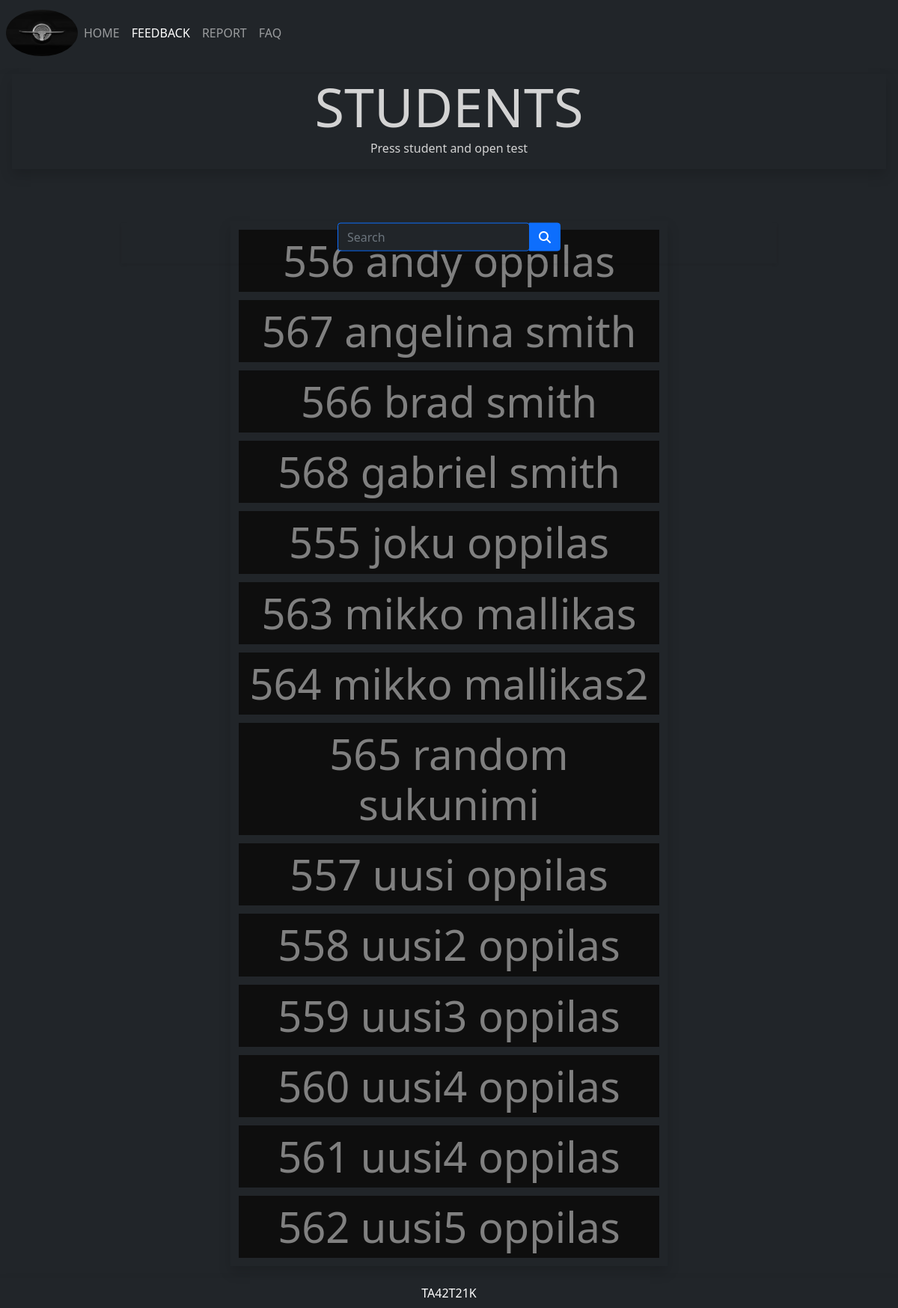
/index.php?page=feedback&user=teacher, run on the app's committed database.
### tables this page shows
CREATE TABLE `test` (
  `testID` int(11) NOT NULL,
  `studentID` int(11) NOT NULL,
  `questionID` int(11) NOT NULL,
  `question_1` varchar(255) DEFAULT NULL,
  `question_2` varchar(255) DEFAULT NULL,
  `question_3` varchar(255) DEFAULT NULL,
  `opt_1_1` varchar(255) DEFAULT NULL,
  `opt_1_2` varchar(255) DEFAULT NULL,
  `opt_1_3` varchar(255) DEFAULT NULL,
  `opt_2_1` varchar(255) DEFAULT NULL,
  `opt_2_2` varchar(255) DEFAULT NULL,
  `opt_2_3` varchar(255) DEFAULT NULL,
  `opt_3_1` varchar(255) DEFAULT NULL,
  `opt_3_2` varchar(255) DEFAULT NULL,
  `opt_3_3` varchar(255) DEFAULT NULL,
  `user_answer_1` varchar(255) DEFAULT NULL,
  `user_answer_2` varchar(255) DEFAULT NULL,
  `user_answer_3` varchar(255) DEFAULT NULL,
  `score` int(1) DEFAULT NULL,
  `teacher_feedback` varchar(255) DEFAULT NULL,
  `creationDate` date DEFAULT NULL
);

CREATE TABLE `student` (
  `studentID` int(3) NOT NULL,
  `first_name` varchar(32) NOT NULL,
  `last_name` varchar(32) NOT NULL,
  `email` varchar(32) NOT NULL
);

### includes/feedback.php (the view, shortened to what this page needs)
<?php
  require('includes/dbConnect.php');
    $sql = "SELECT * FROM test INNER JOIN student ON test.studentID = student.studentID ORDER BY student.first_name, student.last_name, student.studentID";
    $result = $conn -> query($sql);
    $rows = mysqli_num_rows($result);
?>
<div id="feedback-container" class="container-fluid d-flex flex-column align-items-center justify-content-center text-center bg-dark h-100">
  <div id="header-feedback" class='FAQ-header text-white shadow w-100 mb-3'>
    <h1 class="display-2 m-0">STUDENTS</h1>
    <div class='FAQ-instruction'>
      <p class="m-0">Press student and open test</p>
    </div>
  </div>
  <div  id="search-bar" class="input-group d-flex justify-content-center align-center pb-3 shadow-sm w-75">
    <div class="form-outline">
      <input id="search-text" name="search-text" type="text" class="form-control bordered border-primary bg-dark text-white" placeholder="Search" />
    </div>
    <button id="search-icon" type="button" class="btn btn-primary">
      <i  class="fas fa-search"></i>
    </button>
  </div>
  <table  id="feedback-table" class="table-style table text-light table-borderless table-dark table-striped table-hover w-50 shadow">
    <?php
        if($rows > 0) {
          $i = 0;
          while($i < $rows) {
            while($row = $result -> fetch_assoc()) {
              for($x = 0; $x < 1; $x++) {
                $studentID = $row['studentID'];
                $first_name = $row['first_name'];
                $last_name = $row['last_name'];
                echo "<thead id='$studentID'>";
                echo "<th id='th-feedback' colspan='2' class='student-name display-4'>" . $studentID . " " . $first_name . " " . $last_name . "</th>";
                echo "</thead>";
              }
            }
            $i++;
          }
        }
      ?>
  </table>
</div>

### css/style.css (style rules this page uses)
:root { --feedback-hover-color: rgb(18, 18, 18) !important; --feedback-header-color: rgb(14, 14, 14) !important; --feedback-text-color: rgb(16, 16, 16) !important; --grey-text: #212529 !important; --light-grey-text: #808080 !important; }
.FAQ-header { padding-bottom: 1rem; display: none; }
.FAQ-instruction { display: none; }
#th-feedback, #tr-feedback, #btn-feedback, #start-test-btn, #submit-test-btn, .lock-the-answer { background-color: var(--feedback-header-color) !important; color: gray !important; border: none !important; }
#header-feedback { background-color: transparent !important; color: rgb(211, 211, 211) !important; }
#search-bar { position: sticky !important; top: 17% !important; }
.table-style { border-collapse: separate !important; border-spacing: 0.7rem !important; }

### data on the page
test: studentID.studentID "556", studentID.first_name "andy", studentID.last_name "oppilas"
test: studentID.studentID "567", studentID.first_name "angelina", studentID.last_name "smith"
test: studentID.studentID "566", studentID.first_name "brad", studentID.last_name "smith"
test: studentID.studentID "568", studentID.first_name "gabriel", studentID.last_name "smith"
test: studentID.studentID "555", studentID.first_name "joku", studentID.last_name "oppilas"
test: studentID.studentID "563", studentID.first_name "mikko", studentID.last_name "mallikas"
test: studentID.studentID "564", studentID.first_name "mikko", studentID.last_name "mallikas2"
test: studentID.studentID "565", studentID.first_name "random", studentID.last_name "sukunimi"
test: studentID.studentID "557", studentID.first_name "uusi", studentID.last_name "oppilas"
test: studentID.studentID "558", studentID.first_name "uusi2", studentID.last_name "oppilas"
test: studentID.studentID "559", studentID.first_name "uusi3", studentID.last_name "oppilas"
test: studentID.studentID "560", studentID.first_name "uusi4", studentID.last_name "oppilas"
test: studentID.studentID "561", studentID.first_name "uusi4", studentID.last_name "oppilas"
test: studentID.studentID "562", studentID.first_name "uusi5", studentID.last_name "oppilas"
